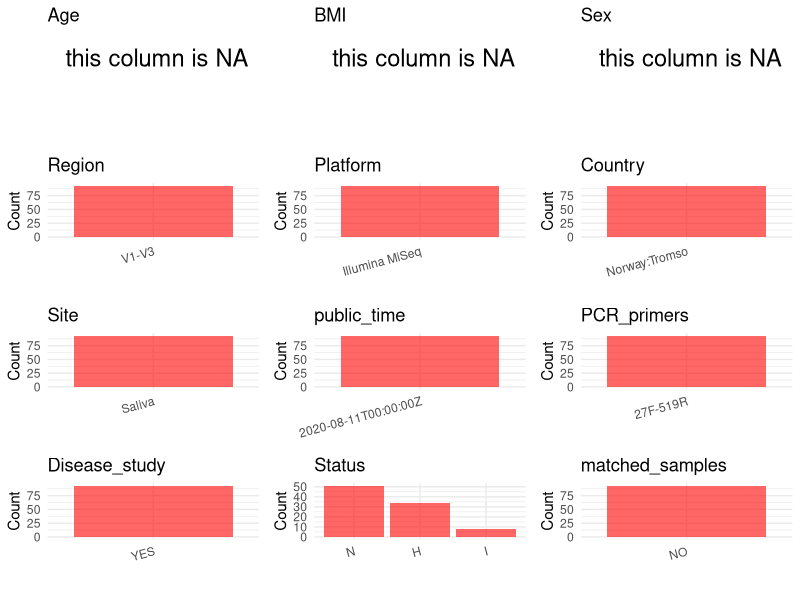

Write the R code that produced this figure. (Note: this script raises an error after producing the figure.)
## ---- chunk 1
# Load necessary libraries
library(dplyr)
library(ggplot2)
library(cowplot)
library(readxl)

# Set working directory (update this path to your local directory)
setwd("/home/dongbiao/word_embedding_microbiome/all_data/oral/global-oral-microbiome/data/projects/PRJNA605805")

# Read the initial metadata files
initial_meta<-read.csv("SraRunTable.csv")

head(initial_meta)
## ---- chunk 2
# Create a uniform metadata dataframe
metadata <- data.frame(
  BioProject = initial_meta$BioProject,
  Run = initial_meta$Run,
  sample_name = initial_meta$Sample.Name,
  Age = NA,
  BMI = NA,
  Sex=NA,
  Region = "V1-V3",
  Platform = initial_meta$Instrument,
  Country = initial_meta$geo_loc_name,
  Site = "Saliva",
  public_time = initial_meta$ReleaseDate,
  stringsAsFactors = FALSE
)
metadata<-unique(metadata)
## ---- chunk 3
# Add information obtained from the publication
metadata$PCR_primers <- "27F-519R"
metadata$title <- "Salivary Oral Microbiome of Children With Juvenile Idiopathic Arthritis: A Norwegian Cross-Sectional Study"
metadata$Disease_study <- "YES"

# Assign disease status based on sample_name patterns
metadata$Status <- substr(initial_meta$Sample.Name, 1, 1)
metadata$matched_samples <- "NO"
## ---- chunk 4
# Check the number of unique runs and sample names
print(paste("Number of unique runs:", length(unique(metadata$Run))))
print(paste("Number of unique sample names:", length(unique(metadata$sample_name))))
## ---- chunk 5
# Select columns for visualization
plot_data <- metadata %>%
  select(-BioProject, -Run, -sample_name, -title)

# Function to create simple plots for each column
create_simple_plots <- function(data) {
  plots <- list()
  
  for (col in colnames(data)) {
    # Check if the column is all NA
    if (all(is.na(data[[col]]))) {
      # Create an empty plot with text indicating all NA
      p <- ggplot() +
        annotate("text", x = 0.5, y = 0.5, label = "this column is NA", size = 6) +
        labs(title = col) +
        theme_void()
    } else if (is.numeric(data[[col]])) {
      # Numeric variable: histogram
      p <- ggplot(data, aes(x = .data[[col]])) +
        geom_histogram(fill = "blue", alpha = 0.6, bins = 20, na.rm = TRUE) +
        labs(title = col) +
        theme_minimal()
    } else {
      # Categorical variable: bar plot (remove NA values)
      count_data <- as.data.frame(table(data[[col]], useNA = "ifany"))
      p <- ggplot(count_data, aes(x = reorder(Var1, -Freq), y = Freq)) +
        geom_col(fill = "red", alpha = 0.6) +
        labs(title = col, x = NULL, y = "Count") +
        theme_minimal() +
        theme(axis.text.x = element_text(angle = 15, hjust = 1))
    }
    plots[[col]] <- p
  }
  
  return(plots)
}

# Generate and arrange plots
plots <- create_simple_plots(plot_data)
p<-plot_grid(plots$Age, 
          plots$BMI, 
          plots$Sex, 
          plots$Region, 
          plots$Platform, 
          plots$Country, 
          plots$Site,
          plots$public_time, 
          plots$PCR_primers,
          plots$Disease_study,
          plots$Status,
          plots$matched_samples,# add 
          ncol = 3, align = "hv", axis = "lb")
ggsave("Metadata_Summary.png", plot = p, width = 8, height = 6, dpi = 150)
## ---- chunk 6
knitr::include_graphics("Metadata_Summary.png")
## ---- chunk 7
# Reorder columns to match the desired format
metadata <- metadata[, c(
  "BioProject", "Run", "sample_name", "Age", "BMI", "Sex", 
  "Region", "Platform", "Country", "Site", "public_time", 
  "PCR_primers", "title", "Disease_study", "Status","matched_samples"
)]

# Export the uniform metadata to a CSV file
metadata<-unique(metadata)
write.csv(metadata, file = "metadata.csv", quote = FALSE)
head(metadata)
